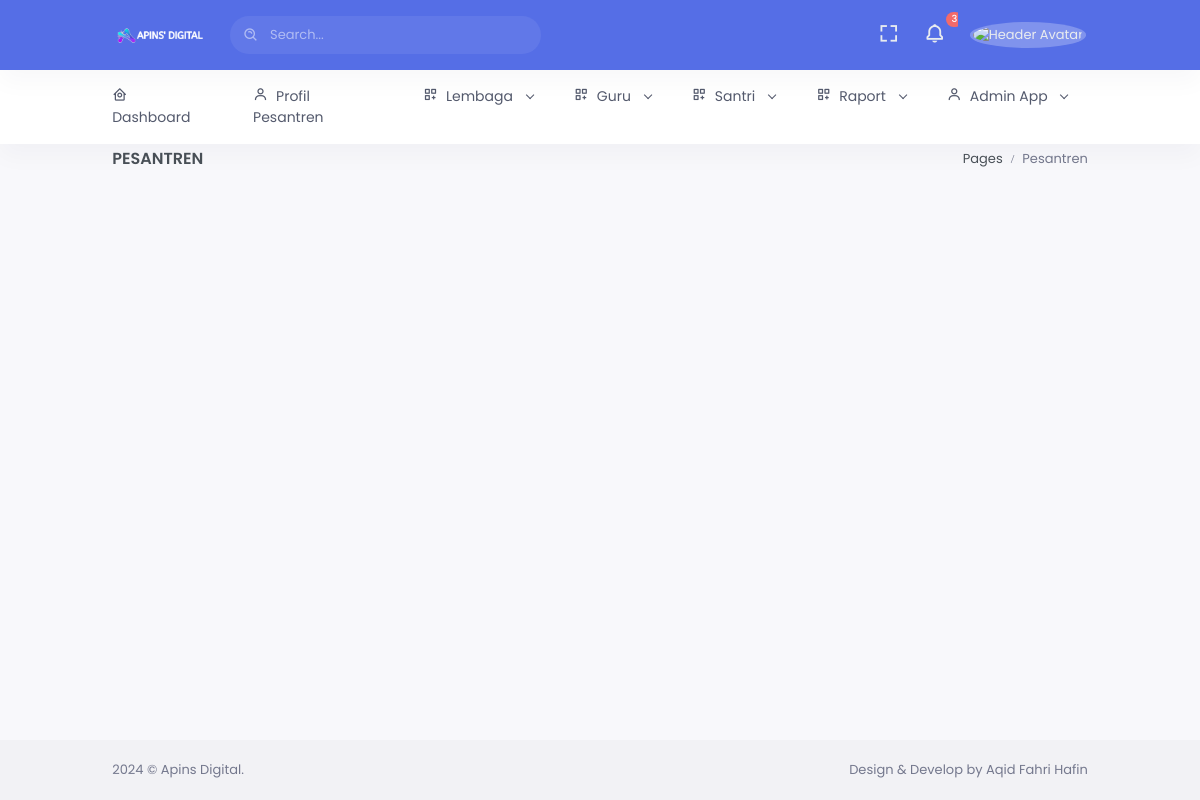
Before: /index.php/admin/pesantren with the older database file.
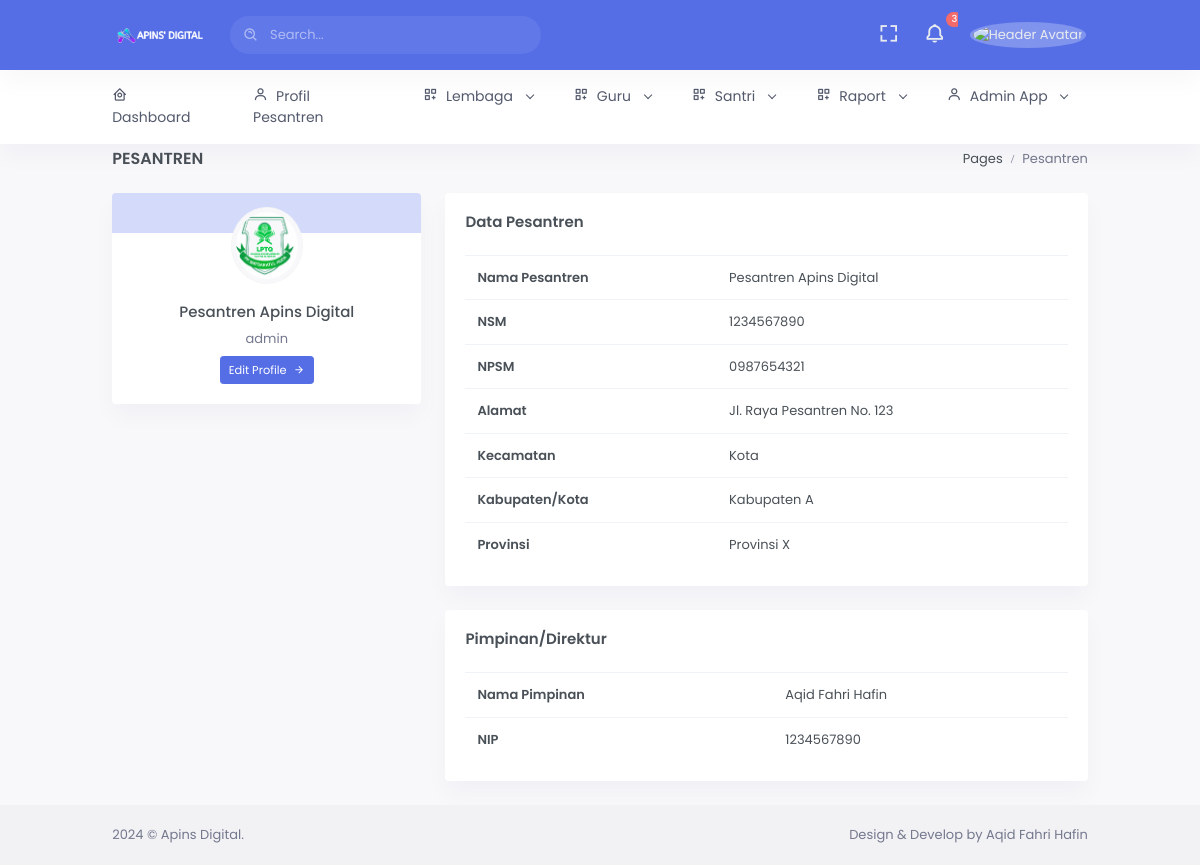
After: the same page with the newer database file.
### tables this page shows
CREATE TABLE pesantren (
    pesantren_id VARCHAR(32) PRIMARY KEY, 
    nama_lembaga VARCHAR(255),
    nsm VARCHAR(20),
    npsm VARCHAR(20),
    alamat TEXT,
    kecamatan VARCHAR(50),
    kabupaten VARCHAR(50),
    provinsi VARCHAR(50),
    pimpinan VARCHAR(100),
    nip VARCHAR(20),
    logo VARCHAR(255),
    create_at TIMESTAMP DEFAULT CURRENT_TIMESTAMP
);

### application/controllers/admin/Pesantren.php (called while the page is built, shortened)
<?php
class Pesantren extends CI_Controller {
	public function __construct() {
        $this->load->model('PesantrenModel');
    }
	public function index() {
		$data['title'] = 'Pesantren';
		$data['pesantren'] = $this->PesantrenModel->get_pesantren();
        $data['content_view'] = 'admin/profilpesantren/index';
        $this->load->view('templates/content', $data);
	}
}

### index.php (called while the page is built, shortened)
<?php
require_once BASEPATH.'core/CodeIgniter.php';

### application/models/PesantrenModel.php (called while the page is built, shortened)
<?php
class PesantrenModel extends CI_Model {
    public function get_pesantren() {
        $query = $this->db->get('pesantren');
        return $query->result_array();
    }
}?>

### application/views/admin/profilpesantren/index.php (shortened to what the changed rows need)
<?php foreach ($pesantren as $result): ?>
           <div class="row">
                <div class="col-xl-4">
                    <div class="card overflow-hidden">
                        <div class="bg-soft-primary">
                            <div class="row">
                                <div class="col-7">
                                    <div class="text-primary p-3">
                                    </div>
                                </div>
                            </div>
                        </div>
                        <div class="card-body pt-0">
                            <div class="row" align="center">
                                <div class="col-sm-12">
                                    <div class="avatar-md profile-user-wid mb-4">
                                        <img src="<?php echo base_url('upload/logo/'.$result['logo']); ?>" alt=""
                                            class="img-thumbnail rounded-circle">
                                    </div>
                                    <h5 class="font-size-15 text-truncate"><?php echo $result['nama_lembaga']; ?></h5>
                                    <p class="text-muted mb-0 text-truncate">admin</p>
                                    <div class="mt-2">
                                        <a href="" class="btn btn-primary waves-effect waves-light btn-sm" data-toggle="modal" data-target=".pesantren<?php echo $result['pesantren_id']; ?>">Edit
                                            Profile <i class="mdi mdi-arrow-right ml-1"></i></a>
                                    </div>
                                </div>
                            </div>
                        </div>
                    </div>
                </div>
                <div class="col-xl-8">
                    <div class="card">
                        <div class="card-body">
                            <h4 class="card-title mb-4">Data Pesantren</h4>
                            <div class="table-responsive">
                                <table class="table table-nowrap mb-0">
                                    <tbody>
                                        <tr>
                                            <th scope="row">Nama Pesantren</th>
                                            <td><?php echo $result['nama_lembaga']; ?></td>
                                        </tr>
                                        <tr>
                                            <th scope="row">NSM </th>
                                            <td><?php echo $result['nsm']; ?></td>
                                        </tr>
                                        <tr>
                                            <th scope="row">NPSM </th>
                                            <td><?php echo $result['npsm']; ?></td>
                                        </tr>
                                        <tr>
                                            <th scope="row">Alamat </th>
                                            <td><?php echo $result['alamat']; ?></td>
                                        </tr>
                                        <tr>
                                            <th scope="row">Kecamatan </th>
                                            <td><?php echo $result['kecamatan']; ?></td>
                                        </tr>
                                        <tr>
                                            <th scope="row">Kabupaten/Kota </th>
                                            <td><?php echo $result['kabupaten']; ?></td>
                                        </tr>
                                        <tr>
                                            <th scope="row">Provinsi </th>
                                            <td><?php echo $result['provinsi']; ?></td>
                                        </tr>
                                    </tbody>
                                </table>
                            </div>
                        </div>
                    </div>
                    <div class="card">
                        <div class="card-body">
                            <h4 class="card-title mb-4">Pimpinan/Direktur</h4>
                            <div class="table-responsive">
                                <table class="table table-nowrap mb-0">
                                    <tbody>
                                        <tr>
                                            <th scope="row">Nama Pimpinan </th>
                                            <td><?php echo $result['pimpinan']; ?></td>
                                        </tr>
                                        <tr>
                                            <th scope="row">NIP </th>
                                            <td><?php echo $result['nip']; ?></td>
                                        </tr>
                                    </tbody>
                                </table>
                            </div>
                        </div>
                    </div>
                </div>
            </div>
<?php endforeach; ?>

Changed rows visible on the page:
added pesantren: logo (picture), nama_lembaga "Pesantren Apins Digital", nsm "1234567890", npsm "0987654321", alamat "Jl. Raya Pesantren No. 123", kecamatan "Kota", kabupaten "Kabupaten A", provinsi "Provinsi X", pimpinan "Aqid Fahri Hafin", nip "1234567890"
